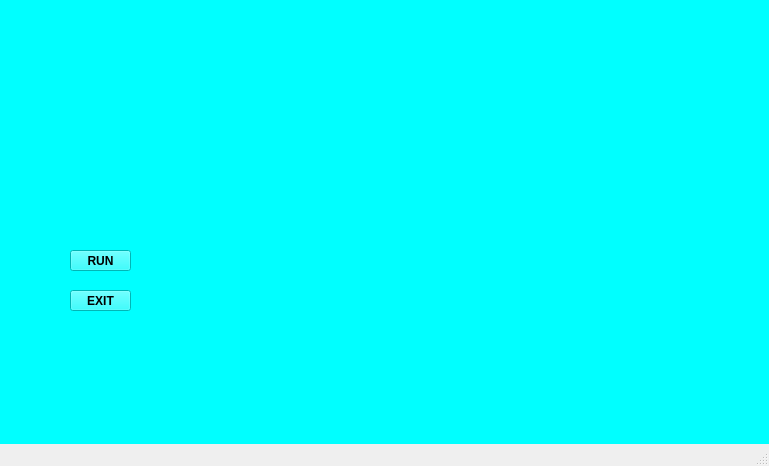
<?xml version="1.0" encoding="UTF-8"?>
<ui version="4.0">
 <class>MainWindow</class>
 <widget class="QMainWindow" name="MainWindow">
  <property name="geometry">
   <rect>
    <x>0</x>
    <y>0</y>
    <width>769</width>
    <height>466</height>
   </rect>
  </property>
  <property name="windowTitle">
   <string>MainWindow</string>
  </property>
  <widget class="QWidget" name="centralwidget">
   <widget class="QLabel" name="NOVAGUI">
    <property name="geometry">
     <rect>
      <x>0</x>
      <y>0</y>
      <width>781</width>
      <height>451</height>
     </rect>
    </property>
    <property name="styleSheet">
     <string notr="true">background-color: rgb(0, 255, 255);</string>
    </property>
    <property name="text">
     <string/>
    </property>
    <property name="pixmap">
     <pixmap>../../Pictures/GUI/UI-data visualize project.gif</pixmap>
    </property>
    <property name="scaledContents">
     <bool>true</bool>
    </property>
   </widget>
   <widget class="QPushButton" name="pushButton">
    <property name="geometry">
     <rect>
      <x>70</x>
      <y>250</y>
      <width>61</width>
      <height>21</height>
     </rect>
    </property>
    <property name="font">
     <font>
      <weight>75</weight>
      <bold>true</bold>
     </font>
    </property>
    <property name="styleSheet">
     <string notr="true">background-color: rgb(0, 255, 255);</string>
    </property>
    <property name="text">
     <string>RUN</string>
    </property>
   </widget>
   <widget class="QPushButton" name="pushButton_2">
    <property name="geometry">
     <rect>
      <x>70</x>
      <y>290</y>
      <width>61</width>
      <height>21</height>
     </rect>
    </property>
    <property name="font">
     <font>
      <weight>75</weight>
      <bold>true</bold>
     </font>
    </property>
    <property name="styleSheet">
     <string notr="true">background-color: rgb(0, 255, 255);</string>
    </property>
    <property name="text">
     <string>EXIT</string>
    </property>
   </widget>
  </widget>
  <widget class="QMenuBar" name="menubar">
   <property name="geometry">
    <rect>
     <x>0</x>
     <y>0</y>
     <width>769</width>
     <height>18</height>
    </rect>
   </property>
  </widget>
  <widget class="QStatusBar" name="statusbar"/>
 </widget>
 <resources/>
 <connections/>
</ui>
